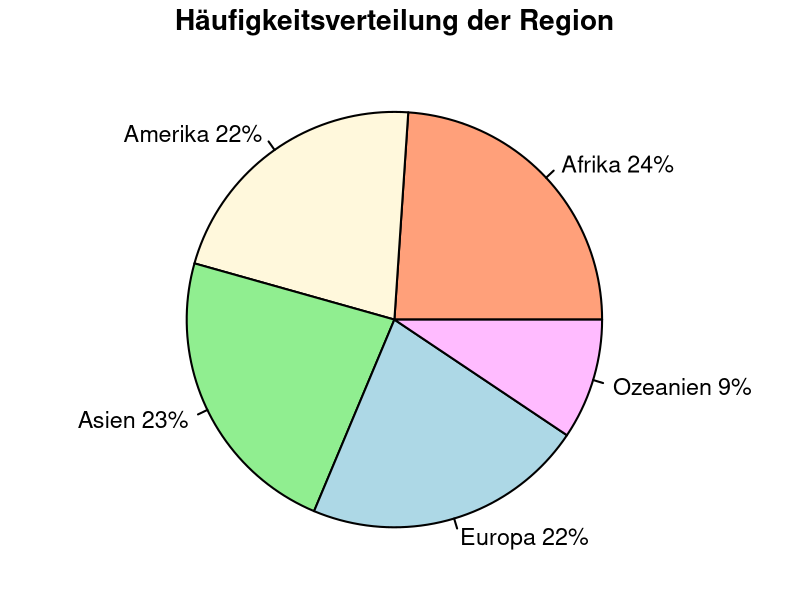
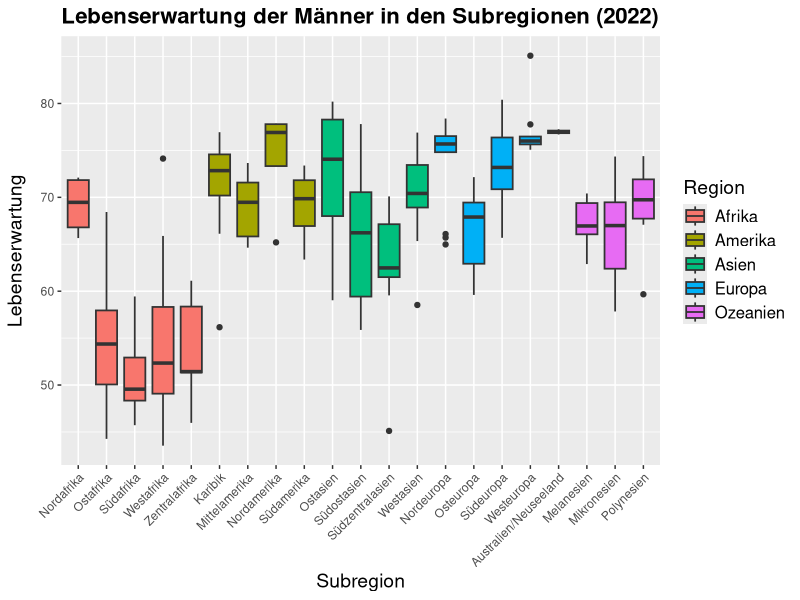
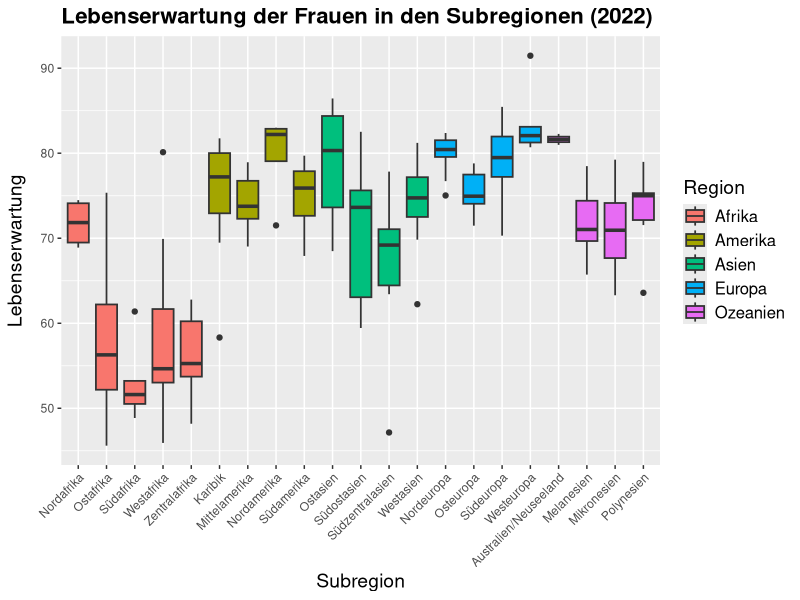
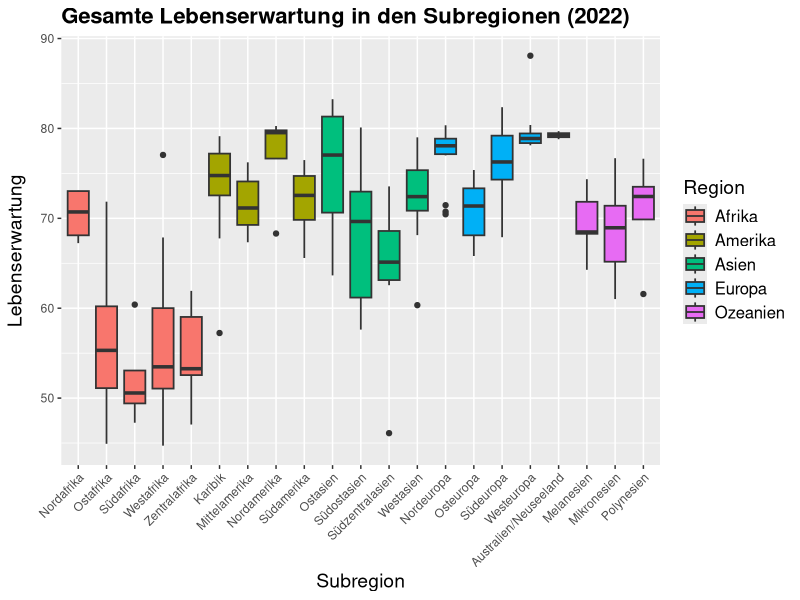
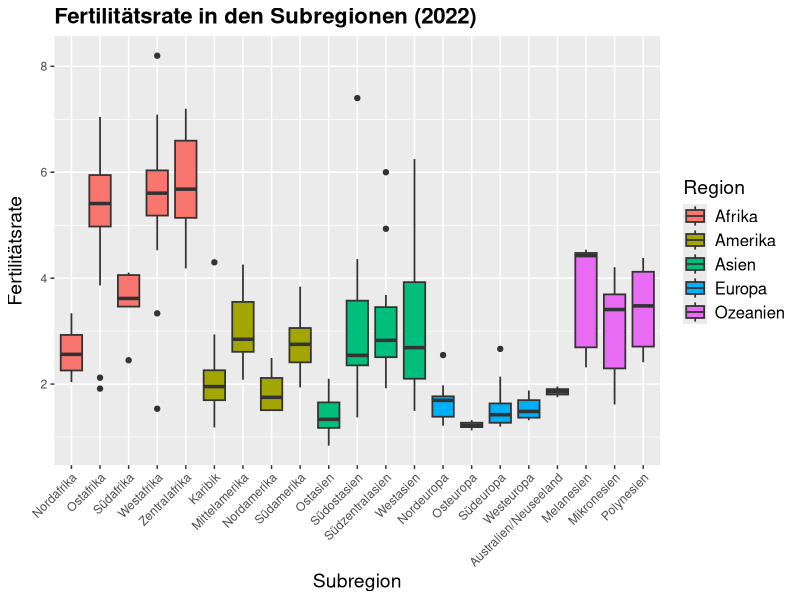
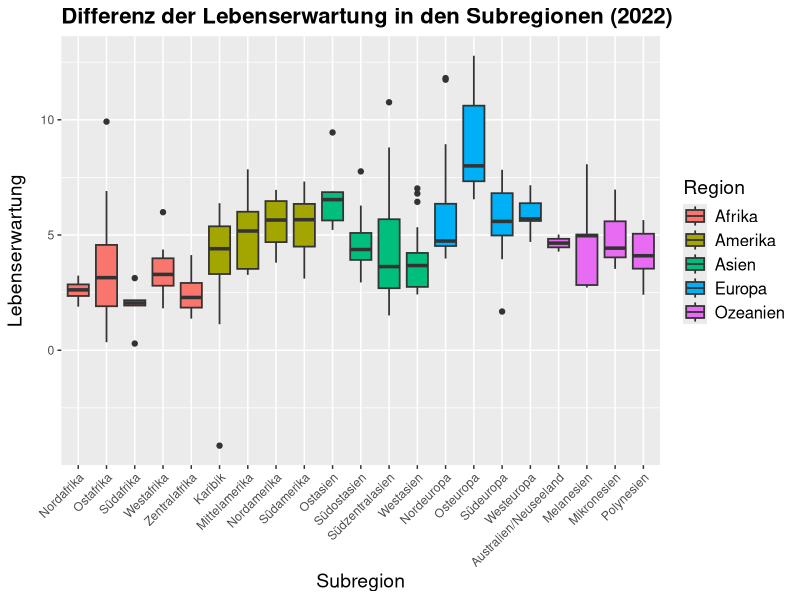

Source code (R) for these figures, in order:
# Bibliotheken laden
library(ggplot2)

# Daten einlesen
setwd("C:/Users/Hanji/OneDrive/Studium/WS 24-25/Fallstudien/Projekt 1")
data = read.csv("census_2022_2002.csv")

# Daten filtern für das Jahr 2022 und fehlende Werte entfernen
na_rows <- data[apply(is.na(data), 1, any), ]
print(na_rows)

data_noNA = na.omit(data)

year2002 = subset(data_noNA, Year == 2002)

year2022 = subset(data_noNA, Year == 2002)

#Variablen überprüfen
year = table(data_noNA$Year)

country = table(data_noNA$Country)

region = table(data_noNA$Region)

subregion = table(data_noNA$Subregion)

################################
#Aufgabe 1

#Year Tabelle

#Country Tabelle

#Subregion Tabelle

#Region Pie-Diagramm

prozent = round((table(data_noNA$Region)/sum(table(data_noNA$Region)))*100)
region_name = c("Afrika", "Amerika", "Asien", "Europa", "Ozeanien")
beschriftung = paste(region_name, " ", prozent, "%", sep="")

plot.new()
plot.window(xlim = c(-1, 1), ylim = c(-1, 1), asp = 1)
opar = par(mar = c(0, 0, 1.4, 0.4), lwd = 2, cex = 1.4, las = 1)

pie(table(data_noNA$Region), labels = beschriftung, main = "Häufigkeitsverteilung der Region", 
    col = c("lightsalmon", "cornsilk", "lightgreen", "lightblue", "plum1"), radius = 0.8)

par(opar)


#Aufgabe 3

# Subregionen ins Deutsche übersetzen und Region hinzufügen
year2022$Subregion[year2022$Subregion == "Eastern Africa"] <- "Ostafrika"
year2022$Subregion[year2022$Subregion == "Middle Africa"] <- "Zentralafrika"
year2022$Subregion[year2022$Subregion == "Northern Africa"] <- "Nordafrika"
year2022$Subregion[year2022$Subregion == "Southern Africa"] <- "Südafrika"
year2022$Subregion[year2022$Subregion == "Western Africa"] <- "Westafrika"
year2022$Subregion[year2022$Subregion == "Caribbean"] <- "Karibik"
year2022$Subregion[year2022$Subregion == "Central America"] <- "Mittelamerika"
year2022$Subregion[year2022$Subregion == "Northern America"] <- "Nordamerika"
year2022$Subregion[year2022$Subregion == "South America"] <- "Südamerika"
year2022$Subregion[year2022$Subregion == "Eastern Asia"] <- "Ostasien"
year2022$Subregion[year2022$Subregion == "South-Central Asia"] <- "Südzentralasien"
year2022$Subregion[year2022$Subregion == "South-Eastern Asia"] <- "Südostasien"
year2022$Subregion[year2022$Subregion == "Western Asia"] <- "Westasien"
year2022$Subregion[year2022$Subregion == "Eastern Europe"] <- "Osteuropa"
year2022$Subregion[year2022$Subregion == "Northern Europe"] <- "Nordeuropa"
year2022$Subregion[year2022$Subregion == "Southern Europe"] <- "Südeuropa"
year2022$Subregion[year2022$Subregion == "Western Europe"] <- "Westeuropa"
year2022$Subregion[year2022$Subregion == "Australia/New Zealand"] <- "Australien/Neuseeland"
year2022$Subregion[year2022$Subregion == "Melanesia"] <- "Melanesien"
year2022$Subregion[year2022$Subregion == "Micronesia"] <- "Mikronesien"
year2022$Subregion[year2022$Subregion == "Polynesia"] <- "Polynesien"

# Region hinzufügen basierend auf den Subregionen
year2022$Region <- ifelse(year2022$Subregion %in% c("Ostafrika", "Zentralafrika", "Nordafrika", "Südafrika", "Westafrika"), "Afrika",
                          ifelse(year2022$Subregion %in% c("Karibik", "Mittelamerika", "Nordamerika", "Südamerika"), "Amerika",
                                 ifelse(year2022$Subregion %in% c("Ostasien", "Südzentralasien", "Südostasien", "Westasien"), "Asien",
                                        ifelse(year2022$Subregion %in% c("Osteuropa", "Nordeuropa", "Südeuropa", "Westeuropa"), "Europa",
                                               ifelse(year2022$Subregion %in% c("Australien/Neuseeland", "Melanesien", "Mikronesien", "Polynesien"), "Ozeanien", 
                                                      NA)))))

# Sortieren der Daten nach Region und Subregion
year2022 <- year2022[order(year2022$Region, year2022$Subregion), ]


#########################
#Boxplots


#Boxplot Lebenserwartung der Männer in den Subregionen
# Boxplot mit ggplot2, nach Region gruppiert und mit farblicher Unterscheidung der Regionen
ggplot(year2022, aes(x = factor(Subregion, levels = unique(Subregion)), y = Life_Expectancy_Male, fill = Region)) +
  geom_boxplot(coef = 1.5, size = 0.6) +
  labs(title = "Lebenserwartung der Männer in den Subregionen (2022)",
       x = "Subregion",
       y = "Lebenserwartung",
       fill = "Region") +  # Legende für die Regionen hinzufügen
  theme(
    plot.title = element_text(size = 16, face = "bold"),  # Überschrift größer und fett
    axis.title.x = element_text(size = 14),  # x-Achsenbeschriftung größer
    axis.title.y = element_text(size = 14, margin = margin(r = 10)),  # y-Achsenbeschriftung größer
    axis.text.x = element_text(angle = 45, hjust = 1), # x-Achsenbeschriftung um 45 Grad drehen
    legend.text = element_text(size = 12),  # Legendentext größer
    legend.title = element_text(size = 14)  # Legendentitel größer
  )


# Boxplot Lebenserwartung der Frauen in den Subregionen
ggplot(year2022, aes(x = factor(Subregion, levels = unique(Subregion)), y = Life_Expectancy_Female, fill = Region)) +
  geom_boxplot(coef = 1.5, size = 0.6) +
  labs(title = "Lebenserwartung der Frauen in den Subregionen (2022)",
       x = "Subregion",
       y = "Lebenserwartung",
       fill = "Region") +  # Legende für die Regionen hinzufügen
  theme(
    plot.title = element_text(size = 16, face = "bold"),  # Überschrift größer und fett
    axis.title.x = element_text(size = 14),  # x-Achsenbeschriftung größer
    axis.title.y = element_text(size = 14, margin = margin(r = 10)),  # y-Achsenbeschriftung größer mit Abstand
    axis.text.x = element_text(angle = 45, hjust = 1), # x-Achsenbeschriftung um 45 Grad drehen
    legend.text = element_text(size = 12),  # Legendentext größer
    legend.title = element_text(size = 14)  # Legendentitel größer
  )

# Boxplot Gesamte Lebenserwartung in den Subregionen
ggplot(year2022, aes(x = factor(Subregion, levels = unique(Subregion)), y = Life_Expectancy_Overall, fill = Region)) +
  geom_boxplot(coef = 1.5, size = 0.6) +
  labs(title = "Gesamte Lebenserwartung in den Subregionen (2022)",
       x = "Subregion",
       y = "Lebenserwartung",
       fill = "Region") +  # Legende für die Regionen hinzufügen
  theme(
    plot.title = element_text(size = 16, face = "bold"),  # Überschrift größer und fett
    axis.title.x = element_text(size = 14),  # x-Achsenbeschriftung größer
    axis.title.y = element_text(size = 14, margin = margin(r = 10)),  # y-Achsenbeschriftung größer mit Abstand
    axis.text.x = element_text(angle = 45, hjust = 1), # x-Achsenbeschriftung um 45 Grad drehen
    legend.text = element_text(size = 12),  # Legendentext größer
    legend.title = element_text(size = 14)  # Legendentitel größer
  )


# Boxplot Fertilitätsrate in den Subregionen
ggplot(year2022, aes(x = factor(Subregion, levels = unique(Subregion)), y = Total_Fertility_Rate, fill = Region)) +
  geom_boxplot(coef = 1.5, size = 0.6) +
  labs(title = "Fertilitätsrate in den Subregionen (2022)",
       x = "Subregion",
       y = "Fertilitätsrate",
       fill = "Region") +  # Legende für die Regionen hinzufügen
  theme(
    plot.title = element_text(size = 16, face = "bold"),  # Überschrift größer und fett
    axis.title.x = element_text(size = 14),  # x-Achsenbeschriftung größer
    axis.title.y = element_text(size = 14, margin = margin(r = 10)),  # y-Achsenbeschriftung größer mit Abstand
    axis.text.x = element_text(angle = 45, hjust = 1), # x-Achsenbeschriftung um 45 Grad drehen
    legend.text = element_text(size = 12),  # Legendentext größer
    legend.title = element_text(size = 14)  # Legendentitel größer
  )

#####################
#Zusätzliche Grafik

# Boxplot Differenz der Lebenserwartung (Frauen - Männer) in den Subregionen
ggplot(year2022, aes(x = factor(Subregion, levels = unique(Subregion)), y = Life_Expectancy_Female - Life_Expectancy_Male, fill = Region)) +
  geom_boxplot(coef = 1.5, size = 0.6) +
  labs(title = "Differenz der Lebenserwartung in den Subregionen (2022)",
       x = "Subregion",
       y = "Lebenserwartung",
       fill = "Region") +  # Legende für die Regionen hinzufügen
  theme(
    plot.title = element_text(size = 16, face = "bold"),  # Überschrift größer und fett
    axis.title.x = element_text(size = 14),  # x-Achsenbeschriftung größer
    axis.title.y = element_text(size = 14, margin = margin(r = 10)),  # y-Achsenbeschriftung größer mit Abstand
    axis.text.x = element_text(angle = 45, hjust = 1), # x-Achsenbeschriftung um 45 Grad drehen
    legend.text = element_text(size = 12),  # Legendentext größer
    legend.title = element_text(size = 14)  # Legendentitel größer
  )

##################
##Boxplot mit Basic R Funktion, die X-Achse lassen sich nicht drehen, deshalb sieht sie nicht gut aus.
# plot.new()
# plot.window(xlim = c(-1, 1), ylim = c(-1, 1), asp = 1)
# opar = par(mar = c(10, 4, 4, 1), lwd = 1.4, cex = 0.6, las = 1)
# 
# boxplot(Life_Expectancy_Male ~ Subregion, data = year2022,
#         main = "Lebenserwartung der Männer in den Subregionen (2022)",
#         xlab = "Subregion",
#         ylab = "Lebenserwartung",
#         las = 2,  # Labels auf der x-Achse drehbar machen
#         col = "lightblue")
# 
# par(opar)

